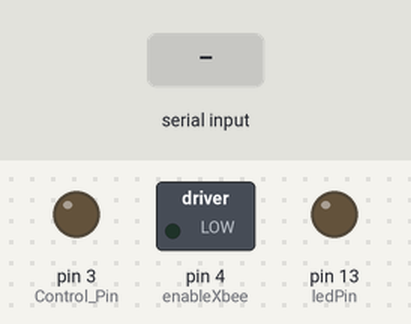
A sketch run on a simulated Arduino Uno, built with avr-gcc and run on an emulated ATmega328P. Shown: switched loads named in the sketch (green lamp = pin HIGH), output pins drawn as LEDs (lit = HIGH). The test bench sets the inputs (shaded band). What the sketch prints to the serial monitor is not drawn.

Above: at 2.7 s.
2.8 s: "rotate left\n" received over Serial
4.3 s: "A\n" received over Serial
5.8 s: "B\n" received over Serial
Timing chart, 0 to 8.8 s (numbered marks = the images above; inputs shaded):
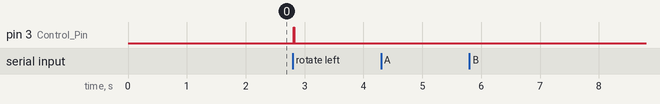

The sketch:

BCC.ino
```cpp
#define Control_Pin 3
#define enableXbee 4
#define ledPin  13

//#define stopBothMotors 2
//#define normalLineFollow 4
#define Buggy_Stop 2  //A
#define Buggy_FollowLine 4 //B
#define Buggy_TurnRight 6 //C
#define Buggy_TurnLeft 8 //D
#define Buggy_RotateLeft 10 //E
#define Buggy_ReducePower 12  //F
#define Buggy_IncreasePower 14 //G
#define Buggy_HalfPower 16 //H
#define Buggy_FullPower 18 //j
//etc

//States:
String message;
bool messageComplete;

void setup(){

  Serial.begin(9600);
  pinMode(ledPin, OUTPUT);
  pinMode(Control_Pin, OUTPUT);    // Define output pins
  pinMode(enableXbee, OUTPUT);
  digitalWrite(Control_Pin,LOW);

  /**************  End of calibration process **********/


  Serial.begin(9600);  // Initiate Serial communication
  Serial.print("+++");  // Enter xbee AT command mode, NB no carriage return here
  delay(1500);          // Guard time
  Serial.println("ATID 3333, CH C, CN");

  while(Serial.read() != -1) {};

  message = "";
  messageComplete = false;
}

void loop() {
  if (messageComplete) {
    message.toLowerCase();

    if (message == "A") {
      buggycontrol(Buggy_FollowLine);
      send("Buggy Running");
    }else if (message == "B") {
      buggycontrol(Buggy_Stop);
      send("Buggy Stopping");
    }else if (message == "C") {
     buggycontrol(Buggy_TurnRight);
      send("Buggy Turning Right");
    }else if (message == "D") {
     buggycontrol(Buggy_TurnLeft);
      send("E");
    }else if (message == "rotate left") {
     buggycontrol(Buggy_RotateLeft);
      send("Buggy Rotating Left");
    }else if (message == "F") {
     buggycontrol(Buggy_ReducePower);
      send("Buggy Reducing Power");
    }else if (message == "G") {
     buggycontrol(Buggy_IncreasePower);
      send("Buggy Increasing Power");
    }else if (message == "H") {
     buggycontrol(Buggy_HalfPower);
      send("Buggy Half Power");
    }else if (message == "J") {
     buggycontrol(Buggy_FullPower);
      send("Buggy Full Power");
    }else{
      send("Invalid message: " + message);
    }

    message = "";
    messageComplete = false;
  }
}

void buggycontrol(int mode){
 digitalWrite(Control_Pin, HIGH);
    delay(mode); //Pulse length
    digitalWrite(Control_Pin, LOW);
    delay(20); //Avoid sending too closly packed pulses
}

void serialEvent(){
  while (Serial.available()) {
    if (messageComplete) continue;

    char c = Serial.read();
    if (c != '\n')  {
      message += c;
    }else{
      messageComplete = true;
    }
  }
}

void send(String message) {
  Serial.println(message);
  Serial.flush();
}
```

Measured:
- after the input at 2.8 s, pin 3 (Control_Pin): LOW → HIGH at once, → LOW 0.01 s later
- after the input at 4.3 s, every drawn part: stays the same
- after the input at 5.8 s, every drawn part: stays the same
